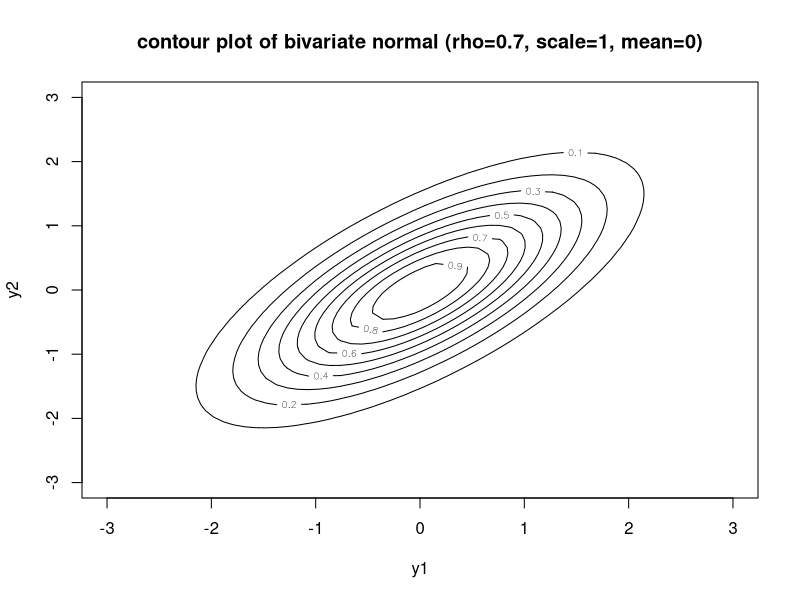
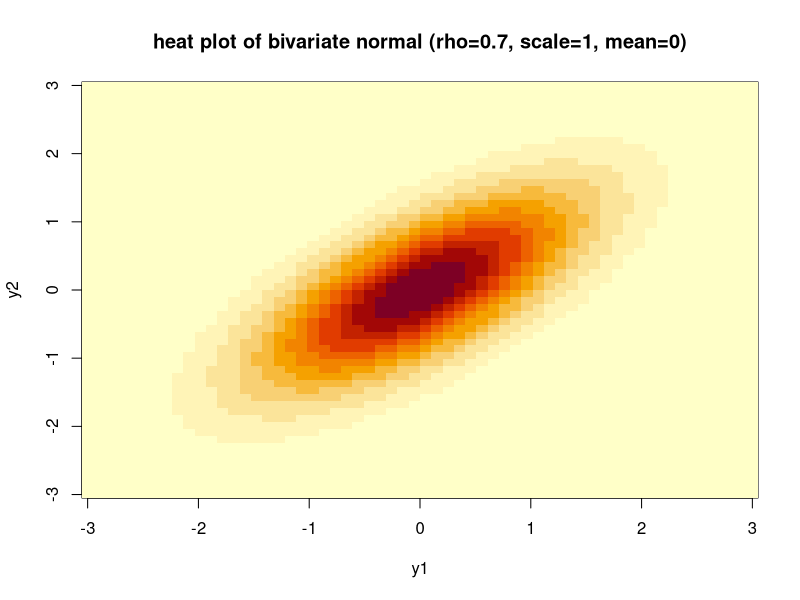
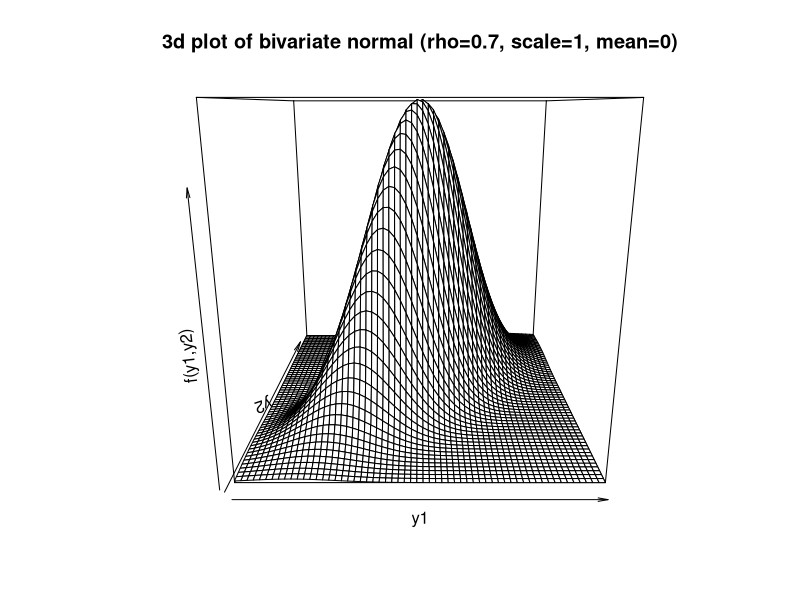
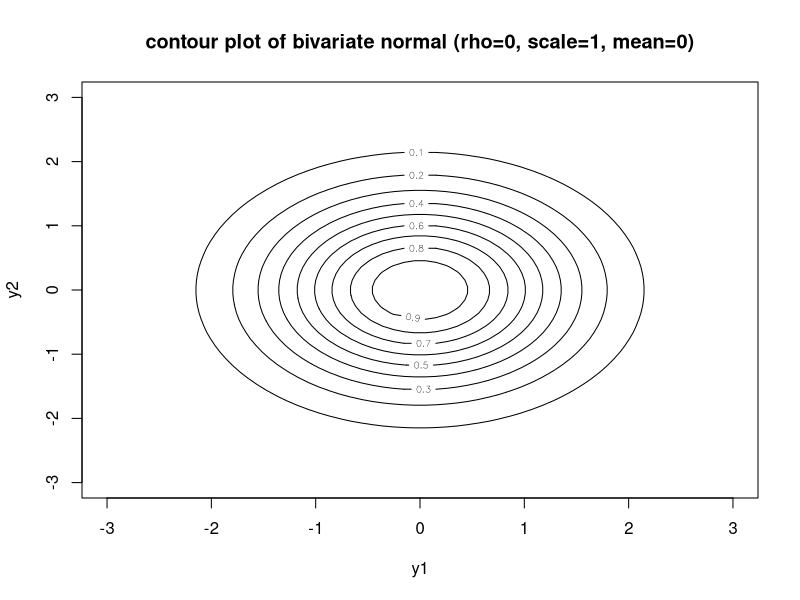
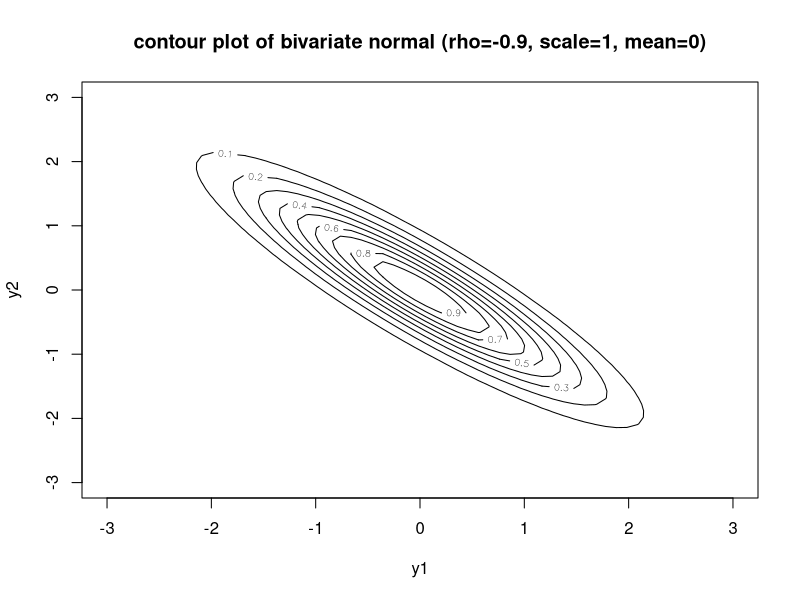

The R script that drew these images, in order:
# R code to show bivariate Gaussian contours 

# plot the multivariate normal density without sampling
# http://www.statslab.cam.ac.uk/~pat/misc.pdf - useful link to multivariate plotting & analysis in R
x=seq(-3,3, length=60); y <- x; rho <- .7
bivnd <- function(x,y){ exp(-(x^2 - 2*rho *x *y +y^2)/(2*(1- rho^2))) }
z <- x %*% t(y)	# to set up z as a matrix of the right size 
for (i in 1:60){
     for (j in 1:60){ z[i,j] <- bivnd(x[i],y[j])
} }
contour(x,y,z,xlab="y1",ylab="y2") 
title("contour plot of bivariate normal (rho=0.7, scale=1, mean=0)")

image(x,y,z,xlab="y1",ylab="y2") 
title("heat plot of bivariate normal (rho=0.7, scale=1, mean=0)")

persp(x,y,z,xlab="y1",ylab="y2",zlab="f(y1,y2)")
title("3d plot of bivariate normal (rho=0.7, scale=1, mean=0)")

# Above our moderately positively correlated Gaussians - repeat for a variety 

# Spherical Gaussians
rho <- 0
bivnd <- function(x,y){ exp(-(x^2 - 2*rho *x *y +y^2)/(2*(1- rho^2))) }
z <- x %*% t(y)	# to set up z as a matrix of the right size 
for (i in 1:60){
     for (j in 1:60){ z[i,j] <- bivnd(x[i],y[j])
} }
contour(x,y,z,xlab="y1",ylab="y2") 
title("contour plot of bivariate normal (rho=0, scale=1, mean=0)")

# Highly negatively correlated Gaussians
rho<- -.9
bivnd <- function(x,y){ exp(-(x^2 - 2*rho *x *y +y^2)/(2*(1- rho^2))) }
z <- x %*% t(y)	# to set up z as a matrix of the right size 
for (i in 1:60){
     for (j in 1:60){ z[i,j] <- bivnd(x[i],y[j])
} }
contour(x,y,z,xlab="y1",ylab="y2") 
title("contour plot of bivariate normal (rho=-0.9, scale=1, mean=0)")



